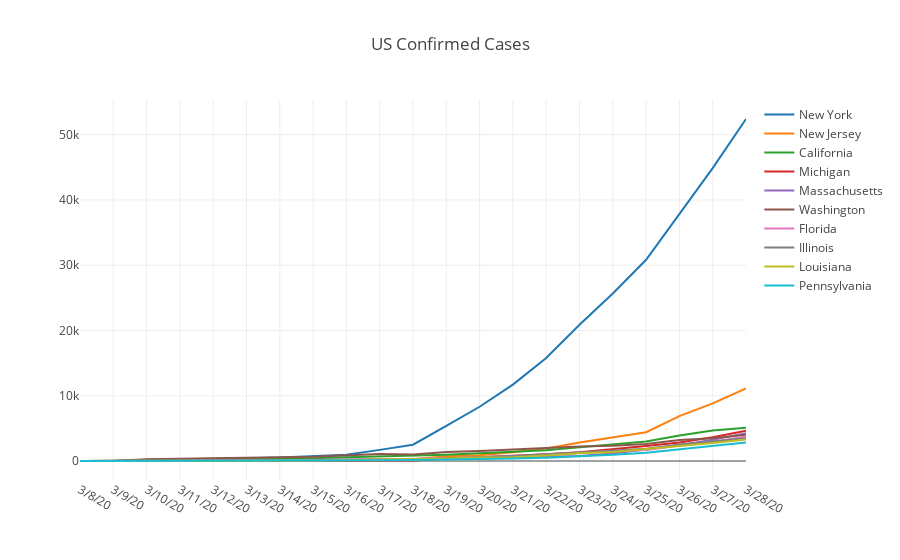

This figure's notebook cell:
### Markdown cell above
# US States Data

### Code cell
dfUSConfirmedTop = dfConfirmedUSStates.head(10)

data = [{
    'x': row[1].index[50:],
    'y': row[1].values[50:],
    'name': row[1].values[0]
}  for row in dfUSConfirmedTop.iterrows()]

layout = dict(title = 'US Confirmed Cases')
py.iplot(dict(data=data, layout=layout))
dfUSConfirmedTop = dfUSConfirmedTop[np.append(dfUSConfirmedTop.columns[0], dfUSConfirmedTop.columns[-15:])]
dfUSConfirmedTop['percent_total'] = dfConfirmedUSStates[dfConfirmedUSStates.columns[-1]]/sum(dfConfirmedUSStates[dfConfirmedUSStates.columns[-1]])
dfUSConfirmedTop.style.format({'percent_total': PercentFormatter})

### Figure 1 — Plotly figure (JSON) as saved in the notebook; plotly's stock layout.template omitted (floating-point values rounded to 4 significant figures)
{"data": [{"name": "New York", "x": ["3/8/20", "3/9/20", "3/10/20", "3/11/20", "3/12/20", "3/13/20", "3/14/20", "3/15/20", "3/16/20", "3/17/20", "3/18/20", "3/19/20", "3/20/20", "3/21/20", "3/22/20", "3/23/20", "3/24/20", "3/25/20", "3/26/20", "3/27/20", "3/28/20"], "y": [0, 0, 173, 220, 328, 421, 525, 732, 967, 1706, 2495, 5365, 8310, 11710, 15793, 20884, 25681, 30841, 37877, 44876, 52410]}, {"name": "New Jersey", "x": ["3/8/20", "3/9/20", "3/10/20", "3/11/20", "3/12/20", "3/13/20", "3/14/20", "3/15/20", "3/16/20", "3/17/20", "3/18/20", "3/19/20", "3/20/20", "3/21/20", "3/22/20", "3/23/20", "3/24/20", "3/25/20", "3/26/20", "3/27/20", "3/28/20"], "y": [0, 0, 15, 23, 29, 29, 69, 98, 178, 267, 267, 742, 890, 1327, 1914, 2844, 3675, 4402, 6876, 8825, 11124]}, {"name": "California", "x": ["3/8/20", "3/9/20", "3/10/20", "3/11/20", "3/12/20", "3/13/20", "3/14/20", "3/15/20", "3/16/20", "3/17/20", "3/18/20", "3/19/20", "3/20/20", "3/21/20", "3/22/20", "3/23/20", "3/24/20", "3/25/20", "3/26/20", "3/27/20", "3/28/20"], "y": [0, 0, 144, 177, 221, 282, 340, 426, 557, 698, 751, 952, 1177, 1364, 1642, 2108, 2538, 2998, 3899, 4657, 5095]}, {"name": "Michigan", "x": ["3/8/20", "3/9/20", "3/10/20", "3/11/20", "3/12/20", "3/13/20", "3/14/20", "3/15/20", "3/16/20", "3/17/20", "3/18/20", "3/19/20", "3/20/20", "3/21/20", "3/22/20", "3/23/20", "3/24/20", "3/25/20", "3/26/20", "3/27/20", "3/28/20"], "y": [0, 0, 0, 2, 2, 16, 25, 33, 53, 65, 83, 334, 552, 788, 1037, 1329, 1793, 2296, 2845, 3634, 4650]}, {"name": "Massachusetts", "x": ["3/8/20", "3/9/20", "3/10/20", "3/11/20", "3/12/20", "3/13/20", "3/14/20", "3/15/20", "3/16/20", "3/17/20", "3/18/20", "3/19/20", "3/20/20", "3/21/20", "3/22/20", "3/23/20", "3/24/20", "3/25/20", "3/26/20", "3/27/20", "3/28/20"], "y": [0, 0, 92, 95, 108, 123, 138, 164, 197, 218, 218, 328, 413, 525, 646, 777, 1159, 1838, 2417, 3240, 4257]}, {"name": "Washington", "x": ["3/8/20", "3/9/20", "3/10/20", "3/11/20", "3/12/20", "3/13/20", "3/14/20", "3/15/20", "3/16/20", "3/17/20", "3/18/20", "3/19/20", "3/20/20", "3/21/20", "3/22/20", "3/23/20", "3/24/20", "3/25/20", "3/26/20", "3/27/20", "3/28/20"], "y": [0, 0, 267, 366, 442, 568, 572, 643, 904, 1076, 1014, 1376, 1524, 1793, 1996, 2221, 2328, 2591, 3207, 3477, 4030]}, {"name": "Florida", "x": ["3/8/20", "3/9/20", "3/10/20", "3/11/20", "3/12/20", "3/13/20", "3/14/20", "3/15/20", "3/16/20", "3/17/20", "3/18/20", "3/19/20", "3/20/20", "3/21/20", "3/22/20", "3/23/20", "3/24/20", "3/25/20", "3/26/20", "3/27/20", "3/28/20"], "y": [0, 0, 15, 28, 35, 50, 76, 115, 155, 216, 314, 417, 563, 659, 830, 1227, 1412, 1682, 2357, 2900, 3763]}, {"name": "Illinois", "x": ["3/8/20", "3/9/20", "3/10/20", "3/11/20", "3/12/20", "3/13/20", "3/14/20", "3/15/20", "3/16/20", "3/17/20", "3/18/20", "3/19/20", "3/20/20", "3/21/20", "3/22/20", "3/23/20", "3/24/20", "3/25/20", "3/26/20", "3/27/20", "3/28/20"], "y": [0, 0, 12, 25, 32, 46, 64, 93, 105, 161, 162, 422, 585, 753, 1049, 1285, 1537, 1865, 2538, 3024, 3491]}, {"name": "Louisiana", "x": ["3/8/20", "3/9/20", "3/10/20", "3/11/20", "3/12/20", "3/13/20", "3/14/20", "3/15/20", "3/16/20", "3/17/20", "3/18/20", "3/19/20", "3/20/20", "3/21/20", "3/22/20", "3/23/20", "3/24/20", "3/25/20", "3/26/20", "3/27/20", "3/28/20"], "y": [0, 0, 1, 6, 19, 36, 77, 91, 136, 196, 257, 392, 538, 585, 837, 1172, 1388, 1795, 2304, 2744, 3315]}, {"name": "Pennsylvania", "x": ["3/8/20", "3/9/20", "3/10/20", "3/11/20", "3/12/20", "3/13/20", "3/14/20", "3/15/20", "3/16/20", "3/17/20", "3/18/20", "3/19/20", "3/20/20", "3/21/20", "3/22/20", "3/23/20", "3/24/20", "3/25/20", "3/26/20", "3/27/20", "3/28/20"], "y": [0, 0, 12, 16, 22, 41, 47, 66, 77, 112, 152, 206, 303, 396, 509, 698, 946, 1260, 1795, 2345, 2845]}], "layout": {"title": "US Confirmed Cases"}}
